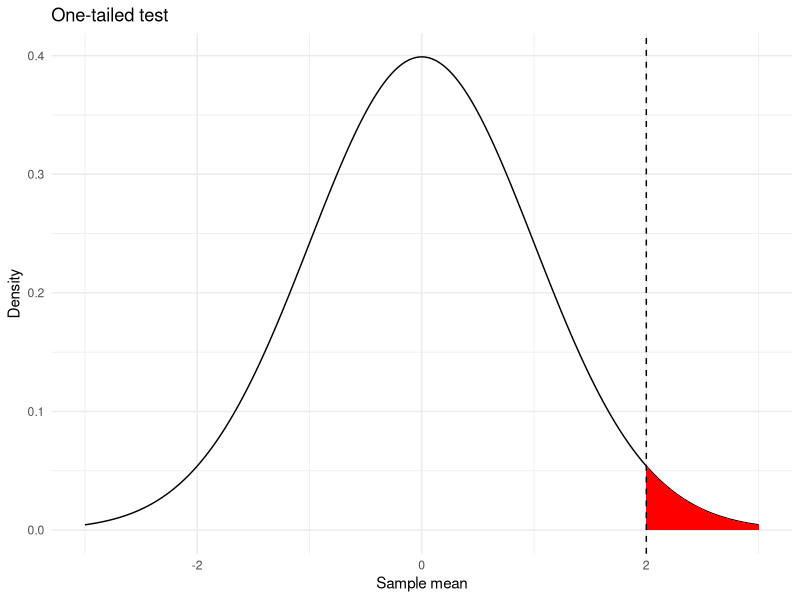
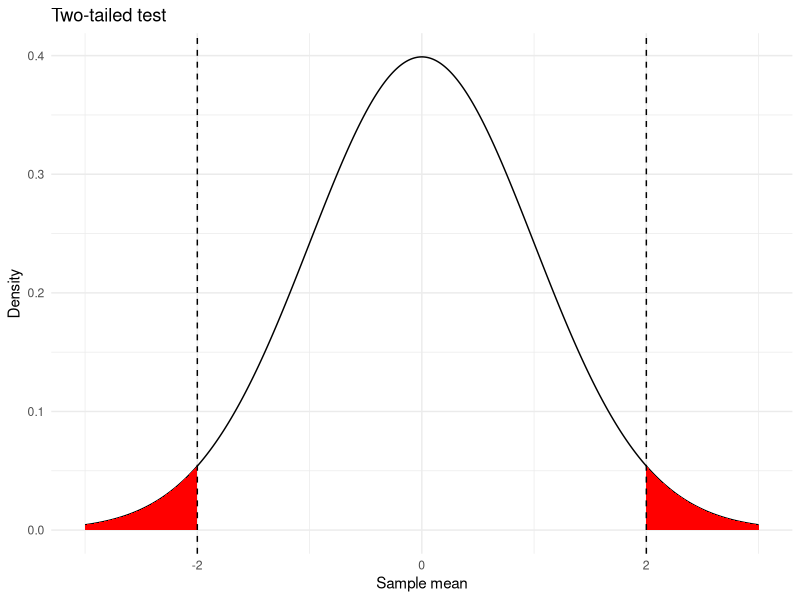
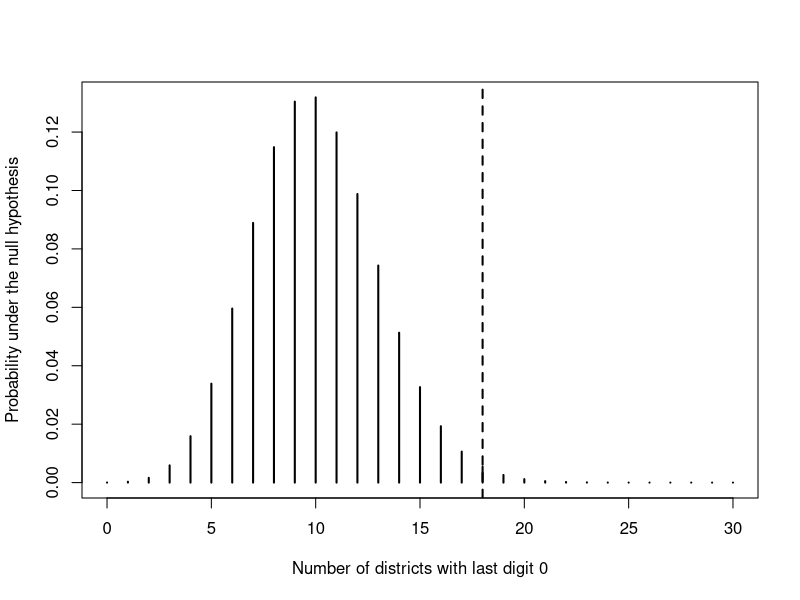
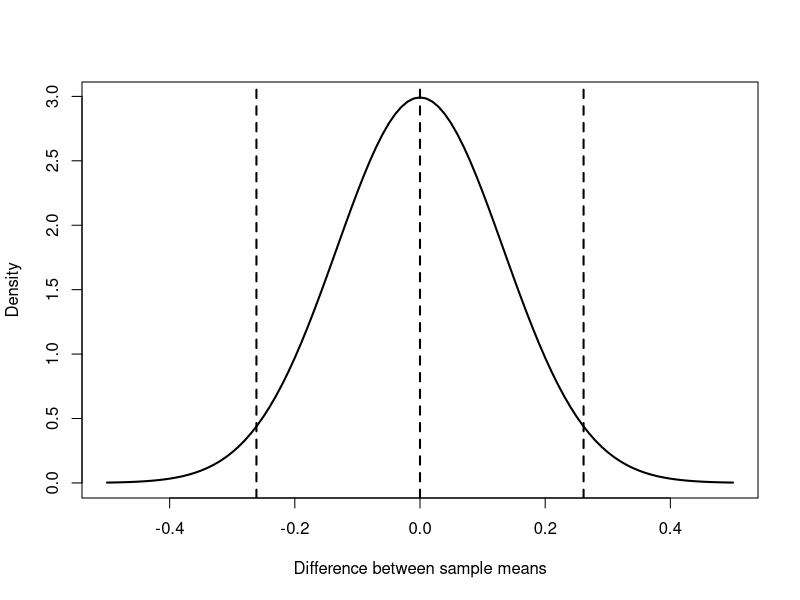
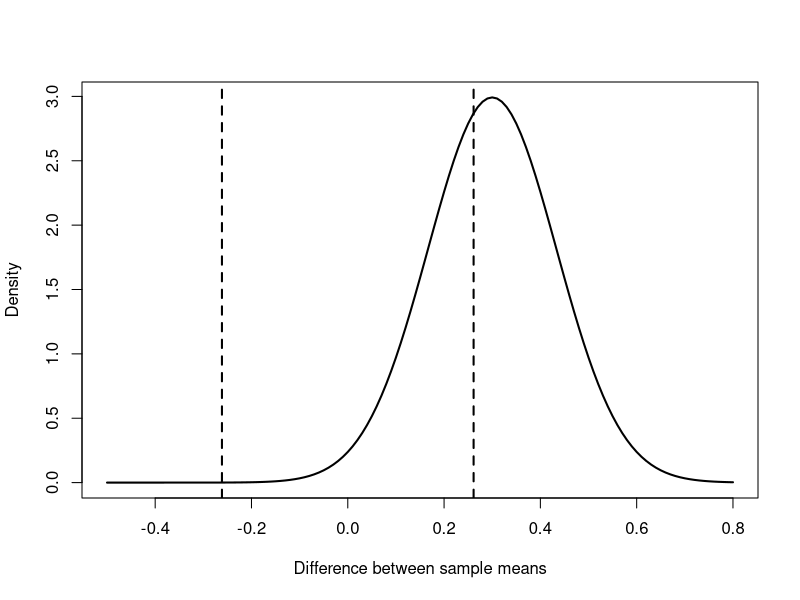
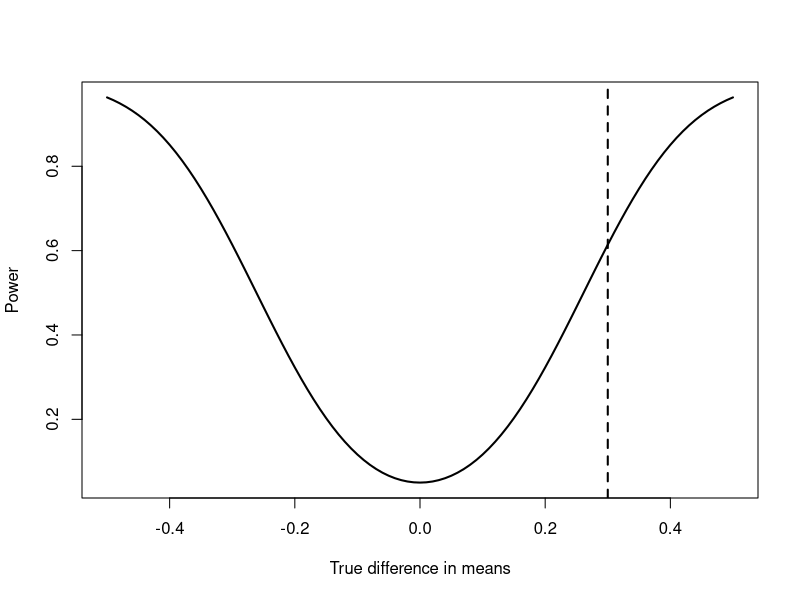

Write R code to recreate these figures, in order.
## ---- chunk 1

# One-tailed test

1 - pnorm(2, 0, 1)

# Two-tailed test

2 * (1 - pnorm(2, 0, 1))

# Visualize

x <- seq(-3, 3, 0.01)
y <- dnorm(x, 0, 1)


## ---- chunk 2
# One-tailed test

library(ggplot2)

ggplot() +
  geom_line(aes(x, y)) +
  geom_area(aes(x = x[x >= 2], y = y[x >= 2]), fill = "red") +
  geom_vline(xintercept = 2, lty = 2) +
  xlab("Sample mean") +
  ylab("Density") +
  theme_minimal() +
  ggtitle("One-tailed test")

# Two-tailed test

ggplot() +
  geom_line(aes(x, y)) +
  geom_area(aes(x = x[x >= 2], y = y[x >= 2]), fill = "red") +
  geom_area(aes(x = x[x <= -2], y = y[x <= -2]), fill = "red") +
  geom_vline(xintercept = 2, lty = 2) +
  geom_vline(xintercept = -2, lty = 2) +
  xlab("Sample mean") +
  ylab("Density") +
  theme_minimal() +
  ggtitle("Two-tailed test")

## ---- chunk 3

## Normal RV

1 - pnorm(1.96, 0, 1)

## Uniform RV

punif(0.2, 0, 2)

## Binomial RV

pbinom(3, 10, 0.4) - pbinom(0, 10, 0.4)


## ---- chunk 4

# Define the number of districts
n <- 100

# Define the probability of observing 0 as the last digit

p <- 0.1
x <- 0:30

# Calculate the probability of observing each value of X

prob <- dbinom(x, n, p)

# Plot the distribution of X

plot(x, prob,
  type = "h", lwd = 2,
  xlab = "Number of districts with last digit 0", 
  ylab = "Probability under the null hypothesis"
)
abline(v = 18, lwd = 2, lty = 2)

## ---- chunk 5
1 - pbinom(17, 100, 0.1)
## ---- chunk 6

pval <- (1 - pnorm(0.3, 0, 0.2)) + (pnorm(-0.3, 0, 0.2))
pval
## ---- chunk 7

pval <- (1 - pnorm(0.3, 0, 2 / 15)) + (pnorm(-0.3, 0, 2 / 15))
pval

## ---- chunk 8

x <- seq(-0.5, 0.5, 0.01)
y <- dnorm(x, 0, 2 / 15)
plot(x, y,
  type = "l", lwd = 2,
  xlab = "Difference between sample means", 
  ylab = "Density"
)
abline(v = 0, lwd = 2, lty = 2)
abline(v = -1.96 * 2 / 15, lwd = 2, lty = 2)
abline(v = 1.96 * 2 / 15, lwd = 2, lty = 2)

## ---- chunk 9

x <- seq(-0.5, 0.8, 0.01)
y <- dnorm(x, 0.3, 2 / 15)

plot(x, y,
  type = "l", lwd = 2,
  xlab = "Difference between sample means", 
  ylab = "Density"
)

abline(v = -1.96 * 2 / 15, lwd = 2, lty = 2)
abline(v = 1.96 * 2 / 15, lwd = 2, lty = 2)

## ---- chunk 10

power <- 1 - pnorm(1.96 * 2 / 15, 0.3, 2 / 15)
power

## ---- chunk 11

delta_mu <- seq(-0.5, 0.5, 0.01)
power <- 1 - pnorm(1.96 * 2 / 15, delta_mu, 2 / 15) +
  pnorm(-1.96 * 2 / 15, delta_mu, 2 / 15)

plot(delta_mu, power,
  type = "l", lwd = 2,
  xlab = "True difference in means",
  ylab = "Power"
)
abline(v = 0.3, lwd = 2, lty = 2)

## ---- chunk 12

qnorm(0.1)

